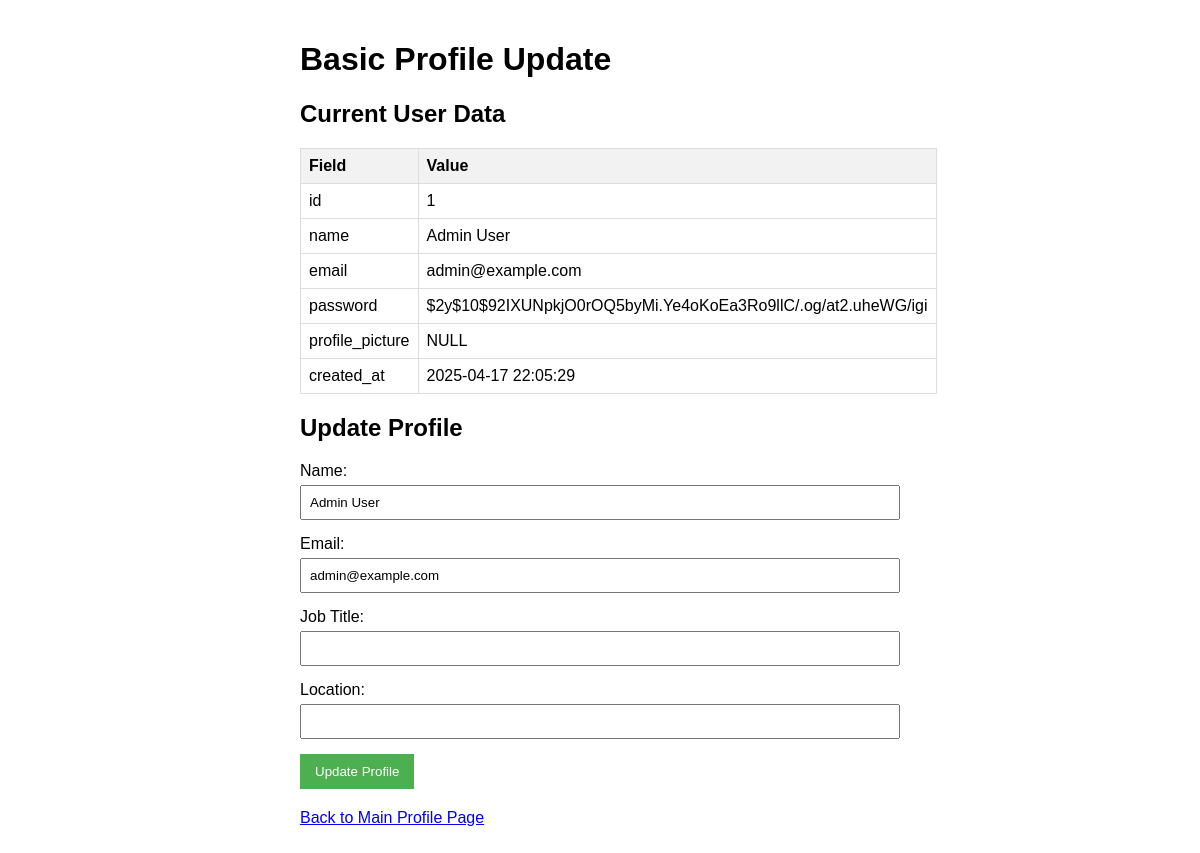
The page /basic_profile_update.php (signed in) on the database its author committed.
### tables this page shows
CREATE TABLE IF NOT EXISTS `users` (
  `id` int(11) NOT NULL AUTO_INCREMENT,
  `name` varchar(255) NOT NULL,
  `email` varchar(255) NOT NULL,
  `password` varchar(255) NOT NULL,
  `profile_picture` varchar(255) DEFAULT NULL,
  `created_at` timestamp NOT NULL DEFAULT CURRENT_TIMESTAMP,
  PRIMARY KEY (`id`),
  UNIQUE KEY `email` (`email`)
);

### basic_profile_update.php (the view, shortened to what this page needs)
<?php
$user_id = $_SESSION['user_id'];
require_once 'functions.php';
$conn = connectDB();
$stmt = $conn->prepare("SELECT * FROM users WHERE id = ?");
$stmt->bind_param("i", $user_id);
$stmt->execute();
$result = $stmt->get_result();
$user = $result->fetch_assoc();
?>
<!DOCTYPE html>
<html lang="en">
<head>
</head>
<body>
    <div class="container">
        <h1>Basic Profile Update</h1>
        <h2>Current User Data</h2>
        <table>
            <tr>
                <th>Field</th>
                <th>Value</th>
            </tr>
            <?php foreach ($user as $field => $value): ?>
            <tr>
                <td><?php echo htmlspecialchars($field); ?></td>
                <td><?php echo htmlspecialchars($value ?? 'NULL'); ?></td>
            </tr>
            <?php endforeach; ?>
        </table>
        <h2>Update Profile</h2>
        <form method="post" action="basic_profile_update.php">
            <div class="form-group">
                <label for="name">Name:</label>
                <input type="text" id="name" name="name" value="<?php echo htmlspecialchars($user['name']); ?>" required>
            </div>
            <div class="form-group">
                <label for="email">Email:</label>
                <input type="email" id="email" name="email" value="<?php echo htmlspecialchars($user['email']); ?>" required>
            </div>
            <div class="form-group">
                <label for="job_title">Job Title:</label>
                <input type="text" id="job_title" name="job_title" value="<?php echo htmlspecialchars($user['job_title'] ?? ''); ?>">
            </div>
            <div class="form-group">
                <label for="location">Location:</label>
                <input type="text" id="location" name="location" value="<?php echo htmlspecialchars($user['location'] ?? ''); ?>">
            </div>
            <button type="submit">Update Profile</button>
        </form>
        <p style="margin-top: 20px;"><a href="profile.php">Back to Main Profile Page</a></p>
    </div>
</body>
</html>

### basic_profile_update.php (style rules this page uses)
body { font-family: Arial, sans-serif; margin: 0; padding: 20px; }
.container { max-width: 600px; margin: 0 auto; }
.form-group { margin-bottom: 15px; }
label { display: block; margin-bottom: 5px; }
input[type="text"], input[type="email"] { width: 100%; padding: 8px; box-sizing: border-box; }
button { padding: 10px 15px; background-color: #4CAF50; color: white; border: none; cursor: pointer; }
table { width: 100%; border-collapse: collapse; margin-bottom: 20px; }
table, th, td { border: 1px solid #ddd; }
th, td { padding: 8px; text-align: left; }
th { background-color: #f2f2f2; }

### rows shown on the page
users: id "1", name "Admin User", email "admin@example.com", password "$2y$10$92IXUNpkjO0rOQ5byMi.Ye4oKoEa3Ro9llC/.og/at2.uheWG/igi", profile_picture "NULL", created_at "2025-04-17 22:05:29"

### other values the page prints
$field "id"
$field "name"
$field "email"
$field "password"
$field "profile_picture"
$field "created_at"
